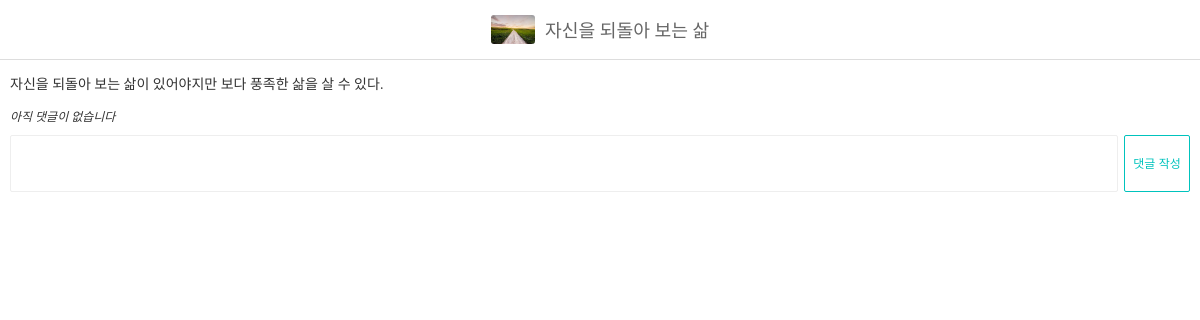
/posts/4/, run on an earlier commit of the app's database.
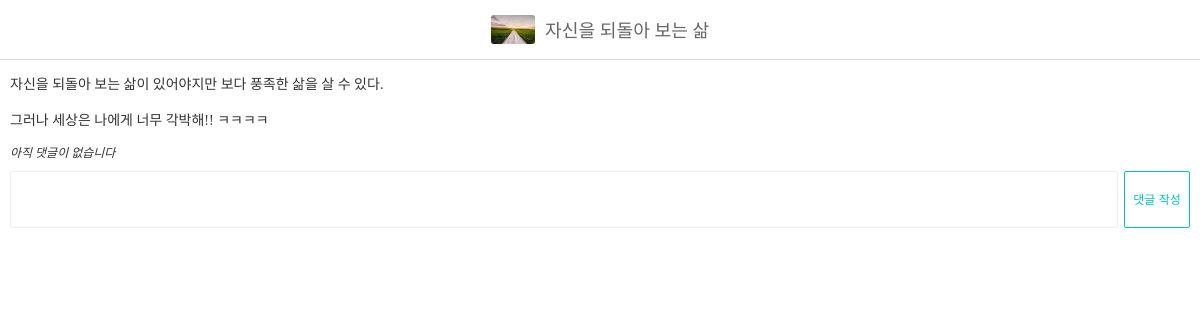
And on a later commit of the database.
### blog/models.py (models this page shows, shortened)
class Post(models.Model):
    objects = models.Manager()
    title = models.CharField("포스트 제목", max_length=100)
    content = models.TextField("포스트 내용")
    thumbnail = models.ImageField("썸네일 이미지", upload_to="post", blank=True)

### blog/views.py (the view)
# urls.py: path('posts/<int:post_id>/', post_detail),
def post_detail(request, post_id):
    post = Post.objects.get(id=post_id)
    if request.method == "POST":
        comment_content = request.POST["comment"]
        Comment.objects.create(
            post=post,
            content=comment_content,
        )
    context = {
        "post": post,
    }
    return render(request, "post_detail.html", context)

### templates/post_detail.html (shortened to what this page needs)
{% load static %}
<!DOCTYPE html>
<html lang="ko">
<head>
    <link rel="stylesheet" href="{% static 'css/style.css' %}">
</head>
<body>
    <div id="navbar">
        {% if post.thumbnail %}
            <img src="{{ post.thumbnail.url }}">
        {% endif %}
        <span>{{ post.title }}</span>
    </div>
    <div id="post-detail">
        <p>{{ post.content|linebreaksbr }}</p>
        <ul class="comments">
            {% for comment in post.comment_set.all %}
                <li class="comment">{{ comment.content }}</li>
            {% empty %}
                <li class="comment-empty">아직 댓글이 없습니다</li>
            {% endfor %}
        </ul>
        <form method="POST">
            <textarea name ="comment"></textarea>
            <button type="submit" class="btn btn-primary">댓글 작성</button>
        </form>
    </div>
</body>
</html>

What changed in the data, as far as the page shows it:
changed Post "자신을 되돌아 보는 삶": content "자신을 되돌아 보는 삶이 있어야지만 보다 풍족한 삶을 살 수 있다." → "자신을 되돌아 보는 삶이 있어야지만 보다 풍족한 삶을 살 수 있다. 그러나 세상은 나에게 너무 각박해!! ㅋㅋㅋㅋ"
